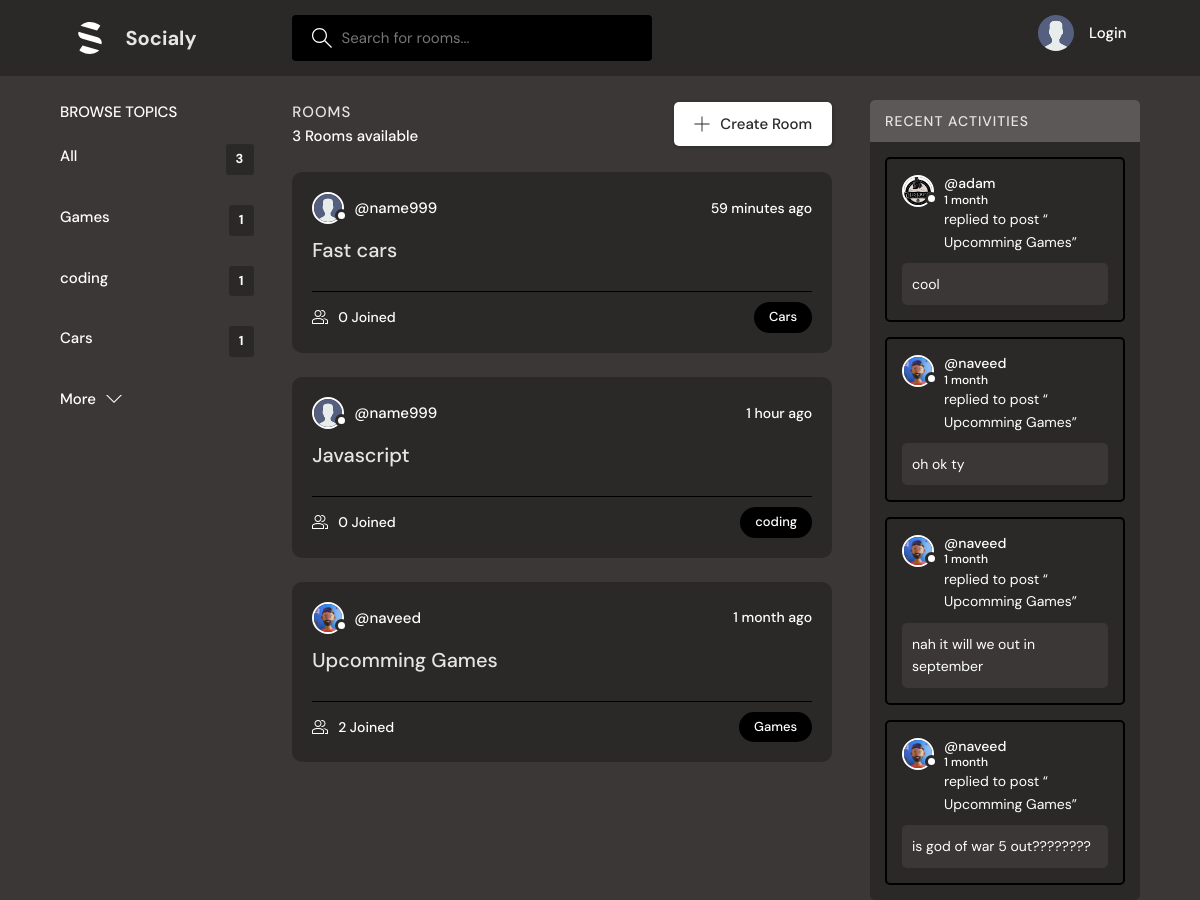
The page / on the database its author committed.
### base/models.py (models this page shows, shortened)
class Topic(models.Model):
    name = models.CharField(max_length=200)

class Room(models.Model):
    host = models.ForeignKey(User, on_delete=models.SET_NULL, null=True)
    topic = models.ForeignKey(Topic, on_delete=models.SET_NULL, null=True)
    name = models.CharField(max_length=200)
    description = models.TextField(null=True, blank=True)
    participants = models.ManyToManyField(User, related_name='participants', blank=True)
    updated = models.DateTimeField(auto_now=True)
    created = models.DateTimeField(auto_now_add=True)
    class Meta:
        ordering = ['-updated', '-created']
    def __str__(self):
        return self.name

class User(AbstractUser):
    name = models.CharField(max_length=200, null=True)
    email = models.EmailField(unique=True, null=True)
    bio = models.TextField(null=True)
    avatar = models.ImageField(null=True, default="avatar.svg")
    USERNAME_FILED = 'email'
    REQUIRED_FIELDS = []

class Message(models.Model):
    user = models.ForeignKey(User, on_delete=models.CASCADE)
    room = models.ForeignKey(Room, on_delete=models.CASCADE)
    body = models.TextField()
    updated = models.DateTimeField(auto_now=True)
    created = models.DateTimeField(auto_now_add=True)
    class Meta:
        ordering = ['-updated', '-created']

### base/views.py (the view)
# urls.py: path('', views.home, name='home'),
def home(request):
    q = request.GET.get('q') if request.GET.get('q') != None else ''
    rooms = Room.objects.filter(
        Q(topic__name__icontains=q) |
        Q(name__icontains=q) |
        Q(description__icontains=q)
        )
    topics = Topic.objects.all()[0:5]
    room_count = rooms.count()
    room_messages = Message.objects.filter(Q(room__topic__name__icontains=q))
    context = {'rooms': rooms, 'topics': topics, 'room_count': room_count, 'room_messages': room_messages}
    return render (request, 'base/home.html', context)

### base/templates/base/home.html (shortened to what this page needs)
{% extends 'main.html' %}
{% block content %}
    <main class="layout layout--3">
      <div class="container">
        {% include 'base/topics_component.html' %}
        <div class="roomList">
          <div class="roomList__header">
            <div>
              <h2>ROOMS</h2>
              <p style="color:white">{{room_count}} Rooms available</p>
            </div>
            <a class="btn btn--main" href="{% url 'create-room' %}">
              <svg version="1.1" xmlns="http://www.w3.org/2000/svg" width="32" height="32" viewBox="0 0 32 32">
                <title>add</title>
                <path
                  d="M16.943 0.943h-1.885v14.115h-14.115v1.885h14.115v14.115h1.885v-14.115h14.115v-1.885h-14.115v-14.115z"
                ></path>
              </svg>
              Create Room
            </a>
          </div>
          {% include 'base/feed_component.html' %}
        </div>
        {% include 'base/activity_component.html' %}
      </div>
    </main>
{% endblock %}

### base/templates/base/topics_component.html
<div class="topics">
    <div class="topics__header">
      <h2 style="color:white">Browse Topics</h2>
    </div>
    <ul class="topics__list">
      <li>
        <a href="{% url 'home' %}" class="active">All <span>{{topics.count}}</span></a>
      </li>
      {% for topic in topics %}
        <li>
            <a href="{% url 'home' %}?q={{topic.name}}">{{topic.name}}<span>{{topic.room_set.all.count}}</span></a>
        </li>
      {% endfor %}
    </ul>
    <a class="btn btn--link" href="{% url 'topics' %}">
      More
      <svg version="1.1" xmlns="http://www.w3.org/2000/svg" width="32" height="32" viewBox="0 0 32 32">
        <title>chevron-down</title>
        <path d="M16 21l-13-13h-3l16 16 16-16h-3l-13 13z"></path>
      </svg>
    </a>
</div>

### base/templates/base/feed_component.html (shortened to what this page needs)
{% for room in rooms %}
<div class="roomListRoom">
    <div class="roomListRoom__header">
      <a href="{% url 'user-profile' room.host.id%}" class="roomListRoom__author">
        <div class="avatar avatar--small">
          <img src="{{room.host.avatar.url}}" />
        </div>
        <span>@{{room.host.username}}</span>
      </a>
      <div class="roomListRoom__actions">
        <span>{{room.created|timesince}} ago</span>
      </div>
    </div>
    <div class="roomListRoom__content">
      <a href="{% url 'room' room.id %}">{{room.name}}</a>
    </div>
    <div class="roomListRoom__meta">
      <a href="{% url 'room' room.id %}" class="roomListRoom__joined">
        {{room.participants.all.count}} Joined
      </a>
      <p class="roomListRoom__topic">{{room.topic.name}}</p>
    </div>
</div>
{% endfor %}

### base/templates/base/activity_component.html (shortened to what this page needs)
<div class="activities">
    <div class="activities__header">
      <h2>Recent Activities</h2>
    </div>
    {% for message in room_messages %}
        <div class="activities__box">
        <div class="activities__boxHeader roomListRoom__header">
            <a href="{% url 'user-profile' message.user.id %}" class="roomListRoom__author">
            <div class="avatar avatar--small">
                <img src="{{message.user.avatar.url}}" />
            </div>
            <p>
                @{{message.user}}
                <span>{{message.created | timesince}}</span>
            </p>
            </a>
        </div>
        <div class="activities__boxContent">
            <p>replied to post “<a href="{% url 'room' message.room.id %}">{{message.room}}</a>”</p>
            <div class="activities__boxRoomContent">
                {{message.body}}
            </div>
        </div>
        </div>
    {% endfor %}
  </div>

### rows shown on the page
Topic: name "Games", room_set.all.count "1"
Topic: name "coding", room_set.all.count "1"
Topic: name "Cars", room_set.all.count "1"
Room: host.avatar (placeholder picture), host.username "name999", created "59 minutes", name "Fast cars", participants.all.count "0", topic.name "Cars"
Room: host.avatar (placeholder picture), host.username "name999", created "1 hour", name "Javascript", participants.all.count "0", topic.name "coding"
Room: host.avatar (picture), host.username "naveed", created "1 month", name "Upcomming Games", participants.all.count "2", topic.name "Games"
Message: user.avatar (picture), user "adam", created "1 month", room "Upcomming Games", body "cool"
Message: user.avatar (picture), user "naveed", created "1 month", room "Upcomming Games", body "oh ok ty"
Message: user.avatar (picture), user "naveed", created "1 month", room "Upcomming Games", body "nah it will we out in september"
Message: user.avatar (picture), user "naveed", created "1 month", room "Upcomming Games", body "is god of war 5 out????????"

### other values the page prints
{{ topics.count }} "3"
{{ room_count }} "3"
